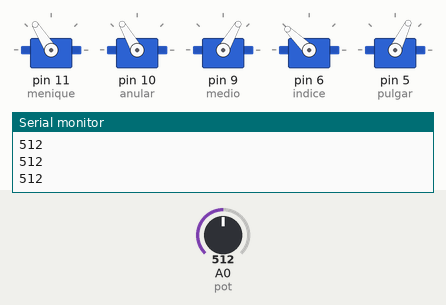
Simulated run of this sketch. Board: Arduino Uno, built with avr-gcc and run on an emulated ATmega328P. On the bench: 5 × servo, the last lines printed to the serial monitor. The inputs (shaded band) are chosen by the test bench; at power-on: A0 (pot) = 512.

Above: at 1.2 s.
1.3 s: A0 (pot) set to 716
At 2.1 s:
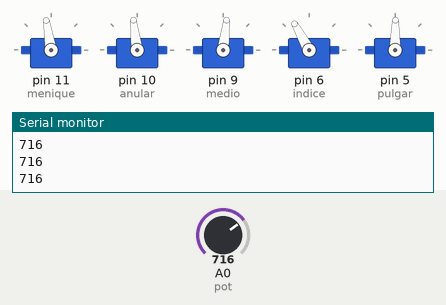
2.8 s: A0 (pot) set to 900
At 3.4 s:
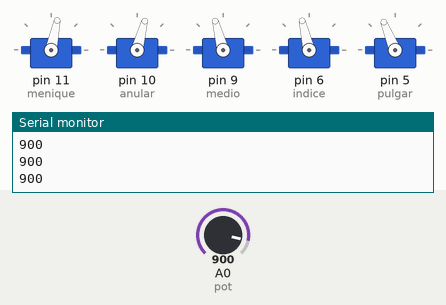
4.3 s: A0 (pot) set to 1023
At 5.5 s:
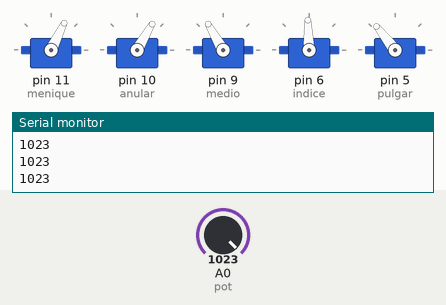
5.8 s: A0 (pot) set to 511
At 6.9 s:
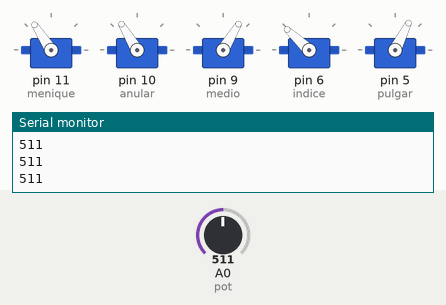
7.3 s: A0 (pot) set to 306
At 7.9 s:
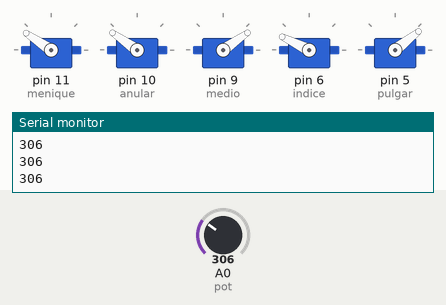
8.8 s: A0 (pot) set to 122
At 10.2 s:
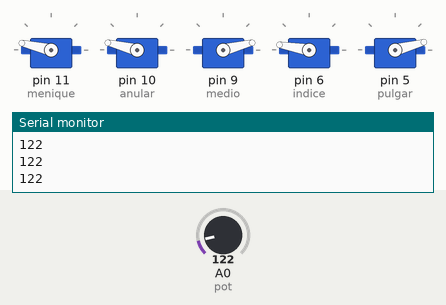
Timing chart, 0 to 11.3 s (numbered marks = the images above; inputs shaded):
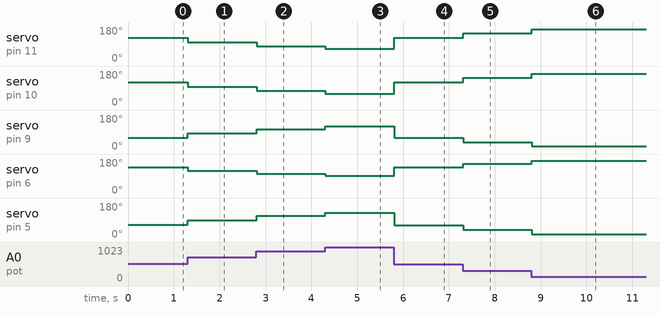

Measured:
- after the input at 1.3 s, servo on pin 11 (menique): 122° → 99° at once; servo on pin 10 (anular): 120° → 97° at once; servo on pin 9 (medio): 60° → 83° at once; servo on pin 6 (indice): 136° → 119° at once; servo on pin 5 (pulgar): 64° → 89° at once
- after the input at 2.8 s, servo on pin 11 (menique): 99° → 78° at once; servo on pin 10 (anular): 97° → 75° at once; servo on pin 9 (medio): 83° → 105° at once; servo on pin 6 (indice): 119° → 103° at once; servo on pin 5 (pulgar): 89° → 112° at once
- after the input at 4.3 s, servo on pin 11 (menique): 78° → 64° at once; servo on pin 10 (anular): 75° → 60° at once; servo on pin 9 (medio): 105° → 120° at once; servo on pin 6 (indice): 103° → 92° at once; servo on pin 5 (pulgar): 112° → 128° at once
- after the input at 5.8 s, servo on pin 11 (menique): 64° → 123° at once; servo on pin 10 (anular): 60° → 121° at once; servo on pin 9 (medio): 120° → 59° at once; servo on pin 6 (indice): 92° → 137° at once; servo on pin 5 (pulgar): 128° → 63° at once
- after the input at 7.3 s, servo on pin 11 (menique): 123° → 146° at once; servo on pin 10 (anular): 121° → 145° at once; servo on pin 9 (medio): 59° → 35° at once; servo on pin 6 (indice): 137° → 154° at once; servo on pin 5 (pulgar): 63° → 38° at once
- after the input at 8.8 s, servo on pin 11 (menique): 146° → 167° at once; servo on pin 10 (anular): 145° → 166° at once; servo on pin 9 (medio): 35° → 14° at once; servo on pin 6 (indice): 154° → 170° at once; servo on pin 5 (pulgar): 38° → 15° at once

The sketch:

mano_v0.4.ino
```cpp
///////////////////////////////////////////
//     Angel Iván Lozano Ramírez         //
//        Projecto Mano robótica         //
//            Firmware v0.4              //
//              21/04/2016               //
//   Control proporcional de una mano    //
//  robótica con  potenciómetro de 10K   //
//        https://goo.gl/XCEf7p          //
//        https://goo.gl/rQB4H5          //
///////////////////////////////////////////

#include<Servo.h>
Servo menique;
Servo anular;
Servo medio;
Servo indice;
Servo pulgar;

int pot = A0;
int valor = 0;
int val = 0;
int val2 = 0;
int val3 = 0;
int val4 = 0;
int val5 = 0;

void setup() {
  menique.attach(11);
  anular.attach(10);
  medio.attach(9);
  indice.attach(6);
  pulgar.attach(5);
  pinMode(pot, INPUT);
  Serial.begin(9600);
}

void loop() {
  valor = analogRead(pot);
  Serial.println(valor);

  val = map(valor, 0, 1023, 180, 60);      //Anular
  val2 = map(valor, 0, 1023, 0, 120);     //Medio
  val3 = map(valor, 0, 1023, 180, 64);    //Meñique
  val4 = map(valor, 0, 1023, 180, 92);    //Indice
  val5 = map(valor, 0, 1023, 0, 128);     //Pulgar

  menique.write(val3);
  anular.write(val);
  medio.write(val2);
  indice.write(val4);
  pulgar.write(val5);
}
```
